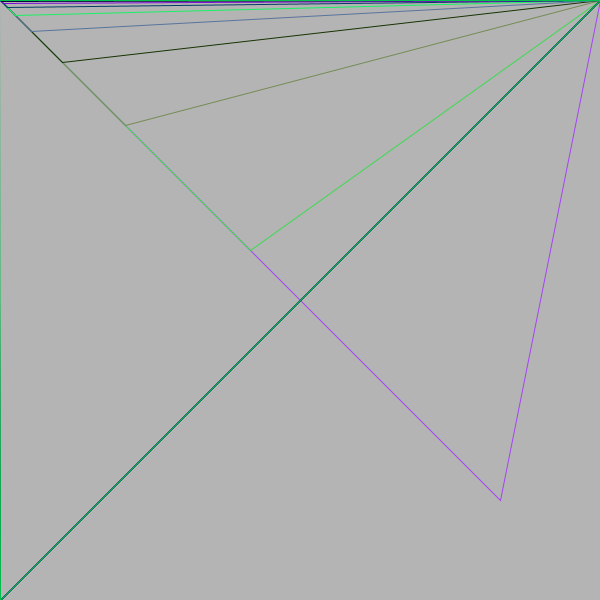
Frame 1 (no input)
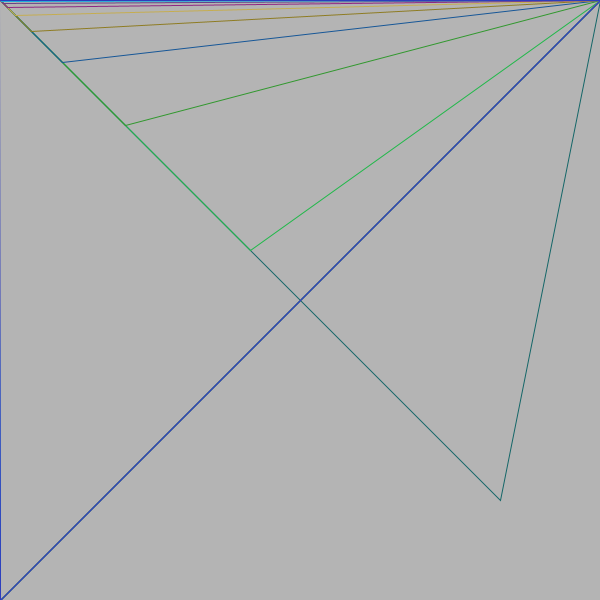
Frame 60 (the mouse pressed at the canvas centre just before this capture)
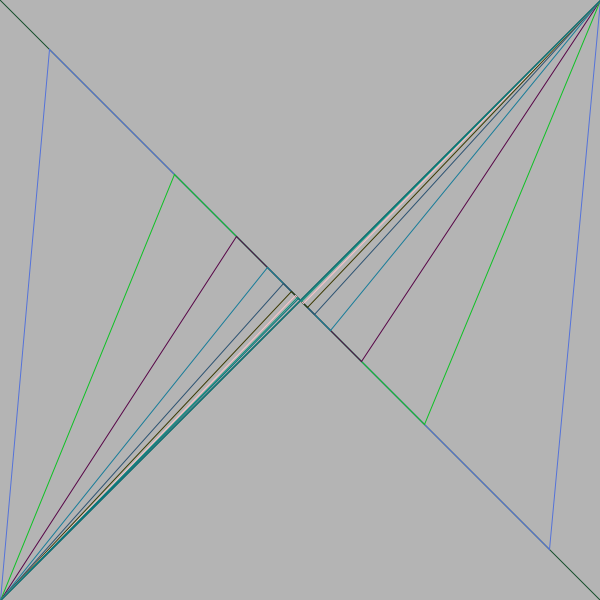
Frame 120 (the mouse held since frame 60 and released just before this capture)

The Processing sketch that drew these frames (run headless with seeded random() and noise(); from frame 60 on, the mouse is pressed at the canvas centre):

// Processing sketch: fractals
// ── fractals.pde
float xpos;
float ypos;

void setup() {
  size(600,600);
}
 
void draw() {
  background(180);
  frameRate(10);
  drawLine(width, 0, 500);
}
 
void drawLine(float x, float y, float radius) {
  noFill();
  stroke(color(random(0,255),random(0,255),random(0,255)));
  float easing = 0.01;
  x = mouseX;
  y = mouseY;
  float targetX = x;
  float dx = targetX - xpos;
  xpos += dx * easing;
  
  float targetY = y;
  float dy = targetY - ypos;
  ypos += dy * easing;
  println(easing);

  quad(0, height, ypos - radius, xpos - radius, xpos + radius, ypos + radius, width, 0 );

  if(radius > 1) {
    easing = easing *2; 
    drawLine(width, 0, radius/2);    
  }

}
